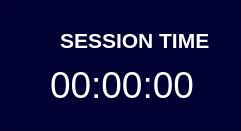
  <widget class="QFrame" name="frame">
   <property name="geometry">
    <rect>
     <x>880</x>
     <y>170</y>
     <width>241</width>
     <height>131</height>
    </rect>
   </property>
   <property name="styleSheet">
    <string notr="true">background-color: rgb(0, 0, 50)</string>
   </property>
   <property name="frameShape">
    <enum>QFrame::StyledPanel</enum>
   </property>
   <property name="frameShadow">
    <enum>QFrame::Raised</enum>
   </property>
   <widget class="QLabel" name="label_time">
    <property name="geometry">
     <rect>
      <x>50</x>
      <y>60</y>
      <width>151</width>
      <height>51</height>
     </rect>
    </property>
    <property name="font">
     <font>
      <family>Microsoft YaHei UI</family>
      <pointsize>28</pointsize>
     </font>
    </property>
    <property name="text">
     <string>&lt;html&gt;&lt;head/&gt;&lt;body&gt;&lt;p&gt;&lt;span style=&quot; color:#ffffff;&quot;&gt;00:00:00&lt;/span&gt;&lt;/p&gt;&lt;/body&gt;&lt;/html&gt;</string>
    </property>
   </widget>
   <widget class="QLabel" name="label_5">
    <property name="geometry">
     <rect>
      <x>10</x>
      <y>20</y>
      <width>41</width>
      <height>51</height>
     </rect>
    </property>
    <property name="text">
     <string/>
    </property>
    <property name="pixmap">
     <pixmap>photos/79-795942_or-tool-svg-png-icon-free-download-clock.png</pixmap>
    </property>
    <property name="scaledContents">
     <bool>true</bool>
    </property>
   </widget>
   <widget class="QLabel" name="label_7">
    <property name="geometry">
     <rect>
      <x>60</x>
      <y>20</y>
      <width>181</width>
      <height>41</height>
     </rect>
    </property>
    <property name="styleSheet">
     <string notr="true"/>
    </property>
    <property name="text">
     <string>&lt;html&gt;&lt;head/&gt;&lt;body&gt;&lt;p&gt;&lt;span style=&quot; font-size:16pt; font-weight:600; color:#ffffff;&quot;&gt;SESSION TIME&lt;/span&gt;&lt;/p&gt;&lt;/body&gt;&lt;/html&gt;</string>
    </property>
   </widget>
  </widget>
